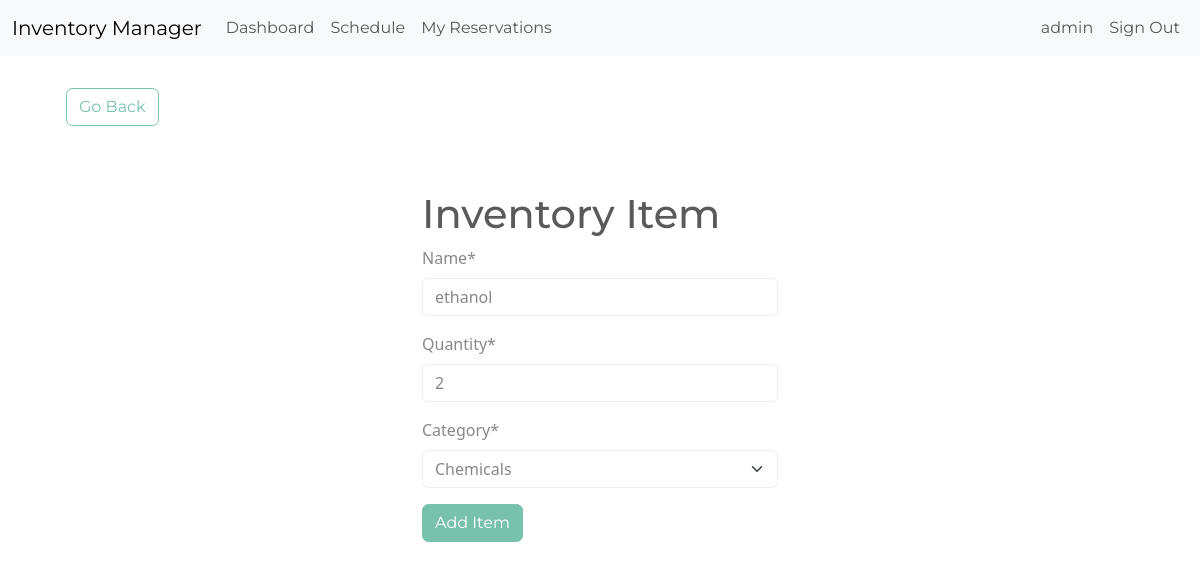
Screenshot of /edit-item/3 (signed in) with the database file from the repository.
### inventory/models.py (models this page shows, shortened)
class InventoryItem(models.Model):
    name = models.CharField(max_length=200, unique=True)
    quantity = models.PositiveIntegerField()
    category = models.ForeignKey(
        'Category',
        on_delete=models.SET_NULL,
        blank=True,
        null=True,
        related_name='items'
    )
    date_created = models.DateTimeField(auto_now_add=True)
    last_updated = models.DateTimeField(auto_now=True, null=True)
    user = models.ForeignKey(
        User,
        on_delete=models.CASCADE,
        related_name='inventory_items'
    )
    class Meta:
        ordering = ['-date_created']
        verbose_name = 'Inventory Item'
        verbose_name_plural = 'Inventory Items'

class Category(models.Model):
    name = models.CharField(max_length=200, unique=True)
    class Meta:
        verbose_name_plural = 'categories'
        ordering = ['name']
    def __str__(self):
        return self.name

### inventory/views.py (the view, shortened to what this page needs)
# urls.py: path('edit-item/<int:pk>', EditItem.as_view(), name='edit-item'),
class EditItem(LoginRequiredMixin, UpdateView):
    model = InventoryItem
    form_class = InventoryItemForm
    template_name = 'inventory/item_form.html'
    success_url = reverse_lazy('dashboard')
    def get_form_kwargs(self):
        kwargs = super().get_form_kwargs()
        kwargs['user'] = self.request.user  # Pass the current user to the form
        return kwargs

### inventory/forms.py (shortened to what this page needs)
class InventoryItemForm(forms.ModelForm):
    category = forms.ModelChoiceField(queryset=Category.objects.all(), initial=0)
    class Meta:
        model = InventoryItem
        fields = ['name', 'quantity', 'category']
    def __init__(self, *args, **kwargs):
        self.user = kwargs.pop('user', None)
        super().__init__(*args, **kwargs)

### inventory/templates/inventory/item_form.html (shortened to what this page needs)
{% extends 'inventory/base.html' %}
{% load crispy_forms_tags %}
{% block content %}
	<a href="{% url 'dashboard' %}" class="btn btn-outline-primary my-3 mx-4">Go Back</a>
	<div class="row">
		<div class="col-11 col-md-4 mx-auto mt-5">
			<h1>Inventory Item</h1>
			<form method="POST" id="addItemForm">
				{{ form|crispy }}
				<div class="mt-3">
					<button type="submit" class="btn btn-primary">Add Item</button>
				</div>
			</form>
		</div>
	</div>
{% endblock content %}

### inventory/templates/inventory/navigation.html (shortened to what this page needs)
<nav class="navbar navbar-expand-lg bg-light">
    <div class="container-fluid">
        <a class="navbar-brand" href="{% url 'index' %}">Inventory Manager</a>
        <div class="collapse navbar-collapse" id="navbarNav">
            <ul class="navbar-nav me-auto">
                <li class="nav-item">
                    <a class="nav-link" href="{% url 'dashboard' %}">Dashboard</a>
                </li>
                <li class="nav-item">
                    <a class="nav-link" href="{% url 'room-calendar' %}">Schedule</a>
                </li>
                <li class="nav-item">
                    <a class="nav-link" href="{% url 'reservation_list' %}">My Reservations</a>
                </li>
            </ul>
            <ul class="navbar-nav">
                {% if user.is_authenticated %}
                    <li class="nav-item">
                        <a class="nav-link" href="#">{{ user.username }}</a>
                    </li>
                    <li class="nav-item">
                        <form method="post" action="{% url 'logout' %}" class="d-inline">
                            <button type="submit" class="nav-link border-0 bg-transparent">Sign Out</button>
                        </form>
                    </li>
                {% endif %}
            </ul>
        </div>
    </div>
</nav>

### rows the page displays
InventoryItem: name "ethanol", quantity "2", category "Chemicals"

### other values shown
{{ user.username }} "admin"
